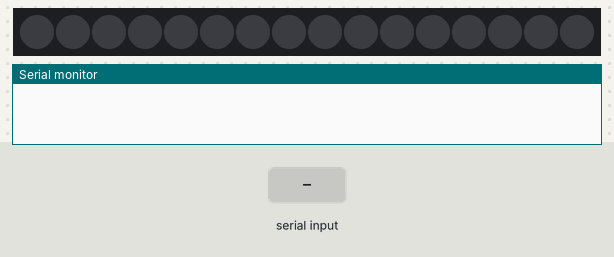
Recording of a sketch running on a simulated Arduino Uno, built with avr-gcc and run on an emulated ATmega328P. Shown: 16 RGB LEDs in strip order, left to right, the last lines printed to the serial monitor. The inputs (shaded band) are chosen by the test bench.

Above: at 1.2 s.
1.3 s: "R" received over the second serial link
At 2.1 s:
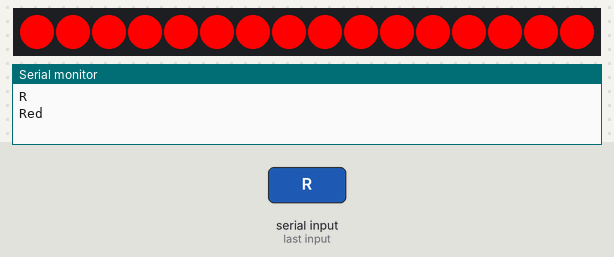
4.5 s: "B" received over the second serial link
At 6.25 s:
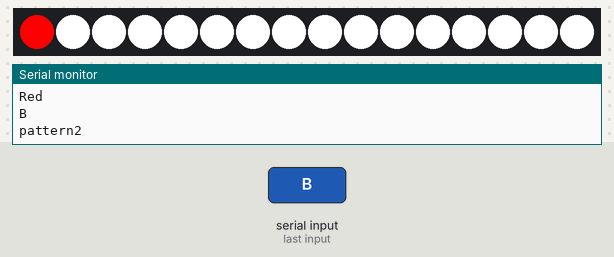
12.1 s: "C" received over the second serial link
At 18.8 s:
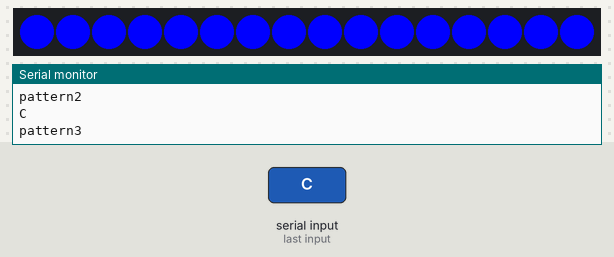

The sketch:

9_Smart_disco.ino
```cpp
#include <Adafruit_NeoPixel.h>            // import neopixel library in Arduino
#include <SoftwareSerial.h>                   // import serial library in Arduino

SoftwareSerial BlueTooth(5, 4);             // Bluetooth connection Tx- 4 and Rx-5

#define PIN 3                                            // neopixel input pin connected to pin 3
#define NUMPIXELS 16                       // Number of Leds

char BT_input;                                      // variable to store the data
Adafruit_NeoPixel pixels = Adafruit_NeoPixel(NUMPIXELS, PIN, NEO_GRB + NEO_KHZ800);

int delayVal = 10; // wait for 10 usec for every time this called
int redColor = 0;                                // red color variable
int greenColor = 0;                            // green color variable
int blueColor = 0;                              // blue color variable

void setup() {
  BlueTooth.begin(9600);                      // Bluetooth communication
  Serial.begin(9600);                               // Serial communication
  pixels.begin();                                        // pixel communication
}

void loop() {
  if (BlueTooth.available()) {                    // Bluetooth checking
    BT_input = BlueTooth.read();                  // store the data in BT_input variable
    Serial.println(BT_input);                             // print the data on serial monitor

    if (BT_input == 'R') { // if R data is received it will generate first pattern
      Serial.println("Red");

      for (int i = 0; i < 16; i++) {
        redColor = 255; greenColor = 0; blueColor = 0;
        pixels.setPixelColor(i, redColor, greenColor, blueColor);
        pixels.show();
        delay(50); // red
      }
  for (int i = 0; i < 16; i++) {
        redColor = 0; greenColor = 0; blueColor = 255;
        pixels.setPixelColor(i, redColor, greenColor, blueColor);
        pixels.show();
        delay(50); // blue
      }

      for (int i = 0; i < 16; i++) {
        redColor = 255; greenColor = 255; blueColor = 0;
        pixels.setPixelColor(i, redColor, greenColor, blueColor);
        pixels.show();
        delay(50); // yellow
      }

      for (int i = 0; i < 16; i++) {
        redColor = 0; greenColor = 255; blueColor = 255;
        pixels.setPixelColor(i, redColor, greenColor, blueColor);
        pixels.show();
        delay(50); // cyan
      }

      for (int i = 0; i < 16; i++) {
        redColor = 255; greenColor = 0; blueColor = 255;
        pixels.setPixelColor(i, redColor, greenColor, blueColor);
        pixels.show();
        delay(50); // purple
      }

      for (int i = 0; i < 16; i++) {
        redColor = 255; greenColor = 255; blueColor = 255;
        pixels.setPixelColor(i, redColor, greenColor, blueColor);
        pixels.show();
        delay(50); // white
      }
    }

 // if B data is received it will generate second pattern
    if (BT_input == 'B') {
      Serial.println("pattern2");
      for (int i = 0; i < 16; i++) {
        redColor = 255; greenColor = 0; blueColor = 0;
        pixels.setPixelColor(i, redColor, greenColor, blueColor);
        pixels.show();
        delay(150); // red
        pixels.clear();
      }

      for (int i = 0; i < 16; i++) {
        redColor = 0; greenColor = 255; blueColor = 0;
        pixels.setPixelColor(i, redColor, greenColor, blueColor);
        pixels.show();
        delay(150); // green
        pixels.clear();
      }

      for (int i = 0; i < 16; i++) {
                redColor = 0; greenColor = 0; blueColor = 255;
        pixels.setPixelColor(i, redColor, greenColor, blueColor);
        pixels.show();
        delay(150); // blue
        pixels.clear();
      }
    }

    // if C data is received it will generate Third pattern
    if (BT_input == 'C') {
      Serial.println("pattern3");
      for (int i = 0; i < 16; i++) {
        redColor = 255; greenColor = 0; blueColor = 0;
        pixels.setPixelColor(i, redColor, greenColor, blueColor);
        pixels.show();
        delay(50);
      }

pixels.clear();

      for (int i = 15; i >= 0; i--) { // Corrected index to start from 15
        redColor = 255; greenColor = 0; blueColor = 0;
        pixels.setPixelColor(i, redColor, greenColor, blueColor);
        pixels.show();
        delay(50);
      }

      for (int i = 0; i < 16; i++) {
        redColor = 0; greenColor = 255; blueColor = 0;
        pixels.setPixelColor(i, redColor, greenColor, blueColor);
        pixels.show();
        delay(50);
      }

      pixels.clear();
      for (int i = 15; i >= 0; i--) { // Corrected index to start from 15
        redColor = 0; greenColor = 255; blueColor = 0;
        pixels.setPixelColor(i, redColor, greenColor, blueColor);
        pixels.show();
        delay(50);
      }

      pixels.clear();
      for (int i = 0; i < 16; i++) {
        redColor = 0; greenColor = 0; blueColor = 255;
        pixels.setPixelColor(i, redColor, greenColor, blueColor);
        pixels.show();
        delay(50);
      }

      pixels.clear();
      for (int i = 15; i >= 0; i--) { // Corrected index to start from 15
        redColor = 0; greenColor = 0; blueColor = 255;
        pixels.setPixelColor(i, redColor, greenColor, blueColor);
        pixels.show();
        delay(50);
      }
      pixels.clear();
    }

    // if D data is received it will generate Fourth pattern
    if (BT_input == 'D') {
      Serial.println("pattern4");
      for (int i = 0; i < 16; i++) {
        redColor = 255; greenColor = 0; blueColor = 0;
        pixels.setPixelColor(i, redColor, greenColor, blueColor);
        pixels.show();
      }


for (int i = 0; i < 16; i++) {
        redColor = 0; greenColor = 255; blueColor = 0;
        pixels.setPixelColor(i, redColor, greenColor, blueColor);
        pixels.show();
      }

      for (int i = 0; i < 16; i++) {
        redColor = 0; greenColor = 0; blueColor = 255;
        pixels.setPixelColor(i, redColor, greenColor, blueColor);
        pixels.show();
      }

      for (int i = 0; i < 16; i++) {
        redColor = 0; greenColor = 0; blueColor = 255;
        pixels.setPixelColor(i, redColor, greenColor, blueColor);
        pixels.show();
      }

      for (int i = 0; i < 16; i++) {
        redColor = 0; greenColor = 255; blueColor = 0;
        pixels.setPixelColor(i, redColor, greenColor, blueColor);
        pixels.show();
      }

      for (int i = 0; i < 16; i++) {
        redColor = 255; greenColor = 0; blueColor = 0;
        pixels.setPixelColor(i, redColor, greenColor, blueColor);
        pixels.show();
      }
    }
  }
}
```

Measured:
- after the input at 1.3 s, the LEDs: first change at once (image 1 shows a later state)
- after the input at 4.5 s, the LEDs: first differ from a run without the input after 1.7 s (image 2)
- after the input at 12.1 s, the LEDs: first differ from a run without the input after 1.3 s (image 3 shows a later state)
